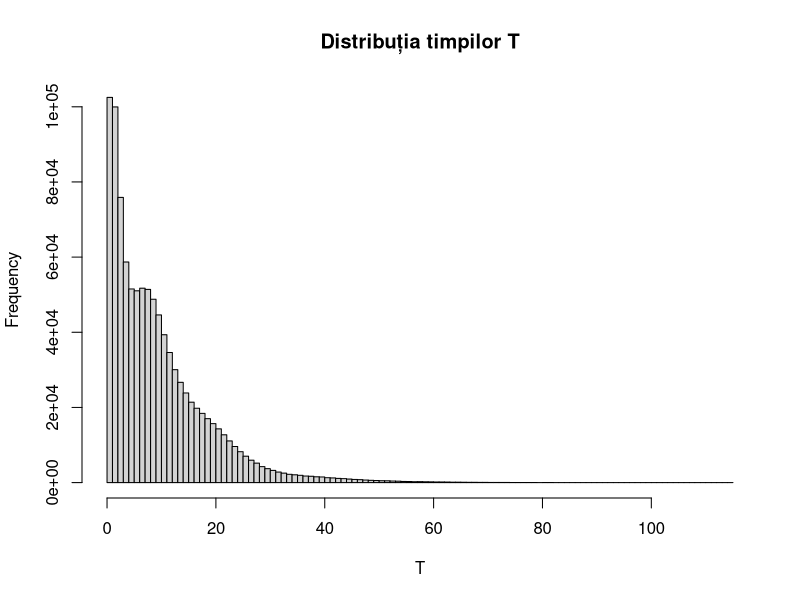
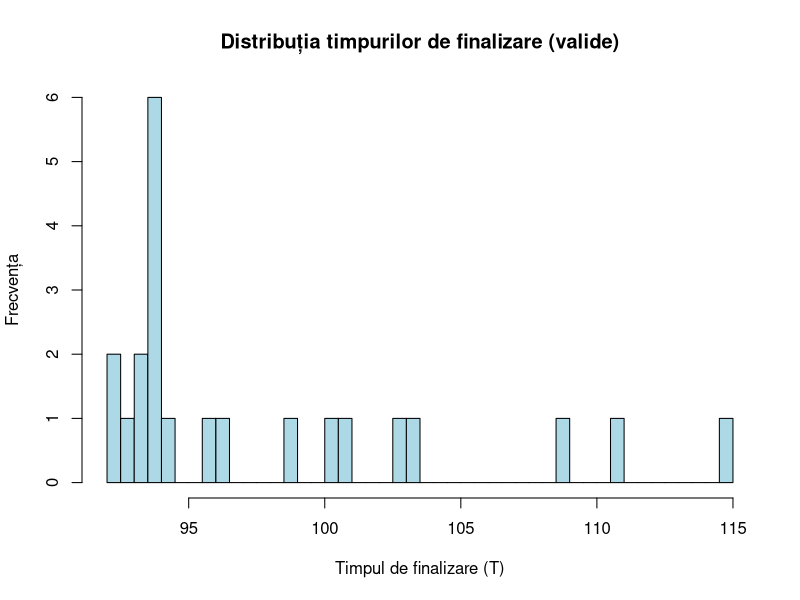
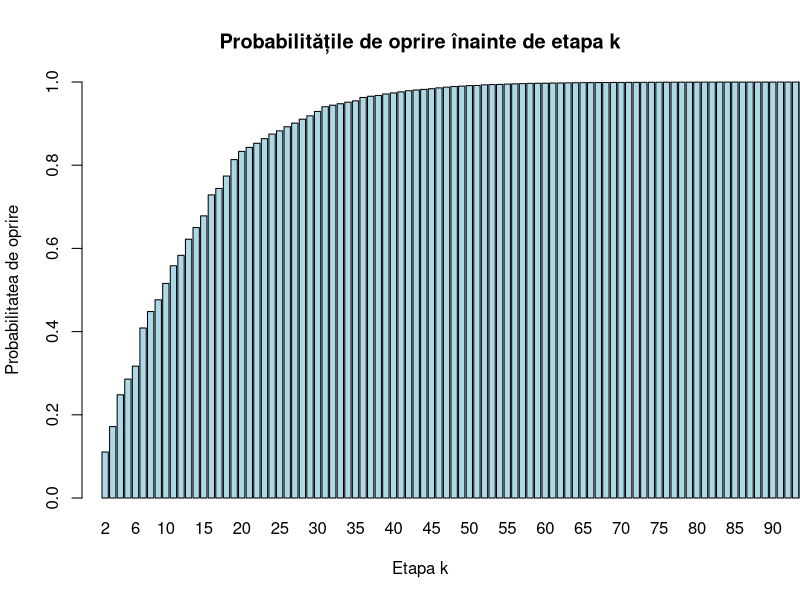

Write the R code that produced these figures, in order.
set.seed(123)

n <- 100 #Nr etape
lambda <- runif(n, 0.5, 2) #Rata exp pt fiecare etapa
alpha <- runif(n-1, 0.8, 1) #Prob trecerii la urmatoarea etapa
alpha<-c(1,alpha)#prob ca o persoana sa participe la prima etapa este 100%
nrSimulari <- 1000000 #Nr simulari

simulator <- function() {
  Ti <- rexp(n, rate = lambda)  # Timpul pentru fiecare etapă
  
  
  stop_point <- which(runif(n - 1) > alpha[-1])[1]  #Determinam momentul opririi
  
  #Timpul total va fi cel pana la oprire/finalul vectorului daca nu se opreste
  if (!is.na(stop_point)) {
    return(sum(Ti[1:stop_point])) 
  } else {
    return(sum(Ti))
  }
}

# Simulam 10^6 
valoriT <- replicate(nrSimulari, simulator())

# 1) Aproximarea E[T] și graficul distribuției T
approx_E_T <- mean(valoriT) #facem media vectorului cu valorile fiecarei simulari
hist(valoriT, breaks = 100, main = "Distribuția timpilor T", xlab = "T") #afisam histograma deoarece afiseaza clar rezultatele simularii

cat("Valoarea aproximată a lui E(T):", approx_E_T, "\n")

# 2) Calcul exact al lui E(T)
exact_E_T <- sum(1 / lambda * cumprod(alpha)) #

cat("Valoarea exactă a lui E(T):", exact_E_T, "\n")

# 3) Probabilitatea ca persoana să finalizeze activitatea
prob_finalizare <- mean(valoriT >= sum(1 / lambda))
cat("Probabilitatea de finalizare a activității:", prob_finalizare, "\n")

# 4) Probabilitatea de a finaliza în timp <= sigma
sigma <-94

prob_sigma<- mean(valoriT <= sigma & valoriT >= sum(1 / lambda))
cat("Probabilitatea de finalizare în timp <= sigma:", prob_sigma, "\n")

# 5) Timpul minim și maxim
timpMin <- min(valoriT[valoriT >= sum(1 / lambda)] )
timpMax <- max(valoriT[valoriT >= sum(1 / lambda)] )
cat("Timpul minim:", timpMin, "Timpul maxim:", timpMax, "\n")

hist(valoriT[valoriT >= sum(1 / lambda)], breaks=50, main="Distribuția timpurilor de finalizare (valide)", xlab="Timpul de finalizare (T)", ylab="Frecvența", col="lightblue", border="black")


# 6) Probabilitatea de a se opri înainte de etapa k
k <- 100
PStopK <- mean(sapply(valoriT, function(x) {
 if(x<=sum(1/lambda[1:k-1]))
   return (TRUE)
  else
    return(FALSE)
}))
calculate_PStopBeforeK <- function(valoriT, lambda, alpha, n) {
  # Calculăm timpii cumulativi pentru fiecare etapă
  cumulative_times <- cumsum(1 / lambda)
  
  # Calculăm probabilitățile pentru fiecare k
  PStopBeforeK <- sapply(2:n, function(k) {
    mean(valoriT <= cumulative_times[k - 1])  # Probabilitatea de oprire înainte de etapa k
  })
  
  return(PStopBeforeK)
}
PStopBeforeK <- calculate_PStopBeforeK(valoriT, lambda, alpha, n)


cat("Probabilitatea de oprire înainte de etapa", k, ":", PStopK, "\n")
barplot(PStopBeforeK, names.arg = 2:n, col = "lightblue",
        main = "Probabilitățile de oprire înainte de etapa k",
        xlab = "Etapa k", ylab = "Probabilitatea de oprire",
        xlim = c(1, n), ylim = c(0, 1))


